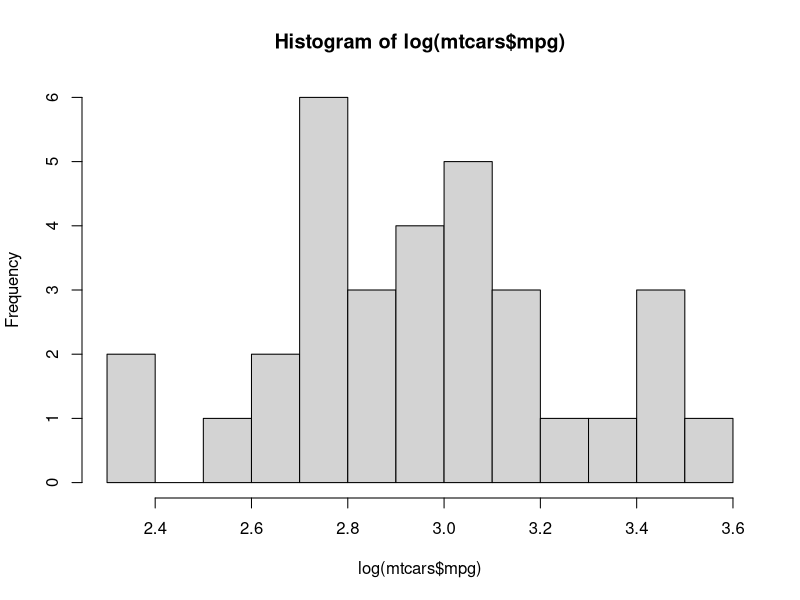
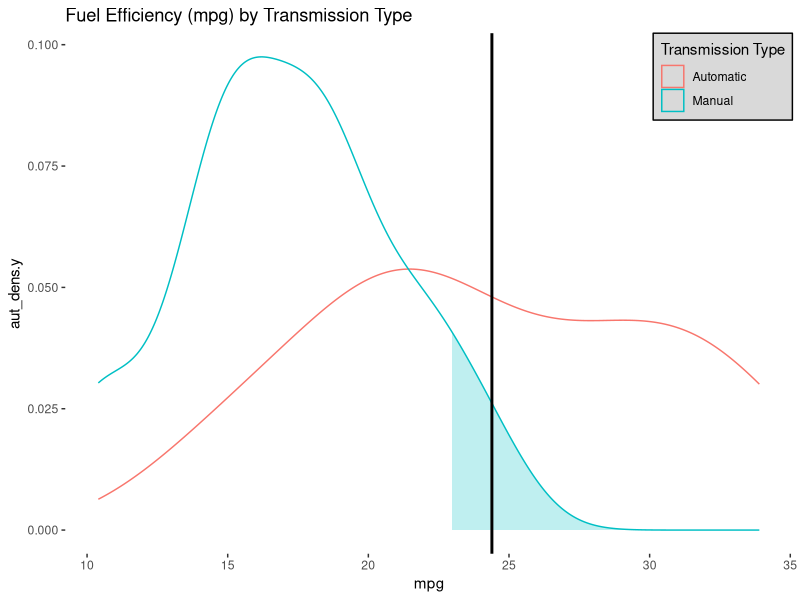
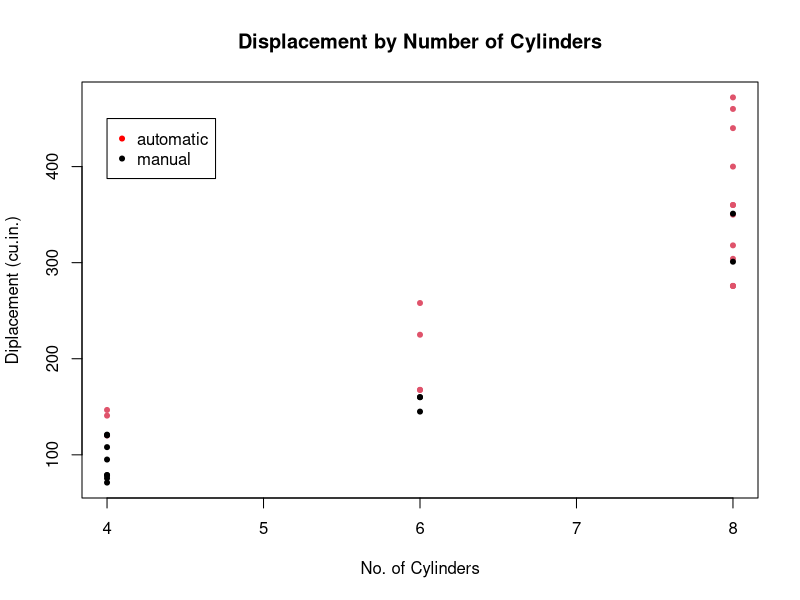
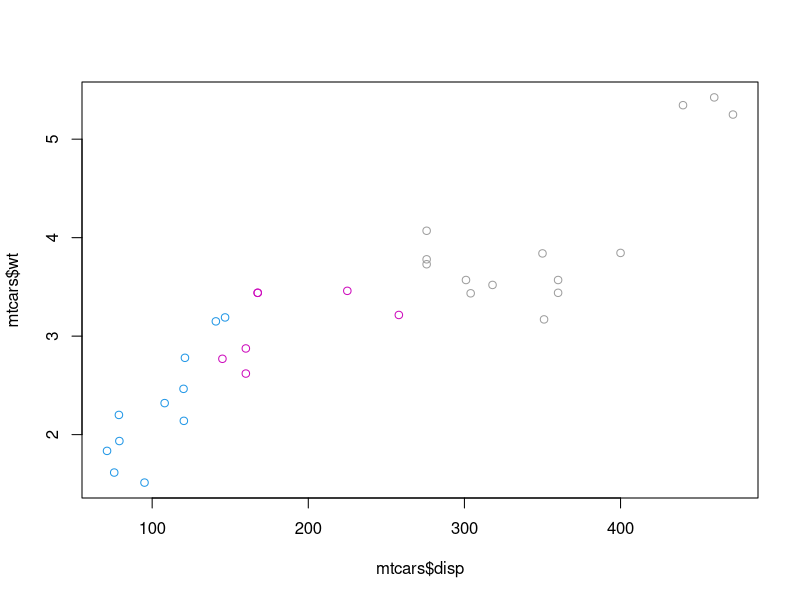

Write the R code that produced these figures, in order.
## ---- chunk 1
knitr::opts_chunk$set(echo = TRUE)
## ---- chunk 2
# load data
library(datasets)
data("mtcars")

# load requisite packages
library(dplyr)
library(GGally)
library(ggplot2)
## ---- chunk 3
str(mtcars)
## ---- chunk 4
## distribution of mileages/gallon
summary(mtcars$mpg)
hist(log(mtcars$mpg), breaks=15)

## density plot of mpg by transmission type
mtcars$am <- relevel(as.factor(mtcars$am), ref=2)
g <- ggplot()+
  geom_density(data=mtcars,aes(x=mpg, color=factor(am))) +
  labs(title="Fuel Efficiency (mpg) by Transmission Type")+
  scale_color_manual(name="Transmission Type",
                     labels=c("Automatic", "Manual"),
                     values=c("#F8766D", "#00BFC4"))+
  theme(panel.background = element_blank(), 
        legend.position = c(1,1),
        legend.justification = c(1,1),
        legend.background = element_rect(color="black", fill="grey85"))

aut_dens <- density(mtcars[mtcars$am==0,]$mpg)
q95 <- quantile(mtcars[mtcars$am==0,]$mpg, probs=0.95)
df_aut_dens <- data.frame(aut_dens$x, aut_dens$y)

g + geom_area(data=subset(df_aut_dens, aut_dens.x >= q95),
              aes(x=aut_dens.x, y=aut_dens.y), fill="#00BFC4", alpha=.25)+
  geom_vline(xintercept = mean(mtcars[mtcars$am==1,]$mpg), 
             size=1, color="black")
## ---- chunk 5
# initial linear model with single predictor `am`
fit1 <- lm(mpg ~ am, data=mtcars)

## ---- chunk 6
# plot of displacement by number of cylinders
plot(mtcars$cyl, mtcars$disp, col=factor(mtcars$am), pch=20,
     main="Displacement by Number of Cylinders",
     ylab="Diplacement (cu.in.)", xlab="No. of Cylinders")
legend(4, 450, legend=c("automatic", "manual"), col = c("red", "black"), pch=20)
## ---- chunk 7
# plot of weight by displacement colored by number of cylinders
plot(mtcars$disp, mtcars$wt, col=mtcars$cyl)
